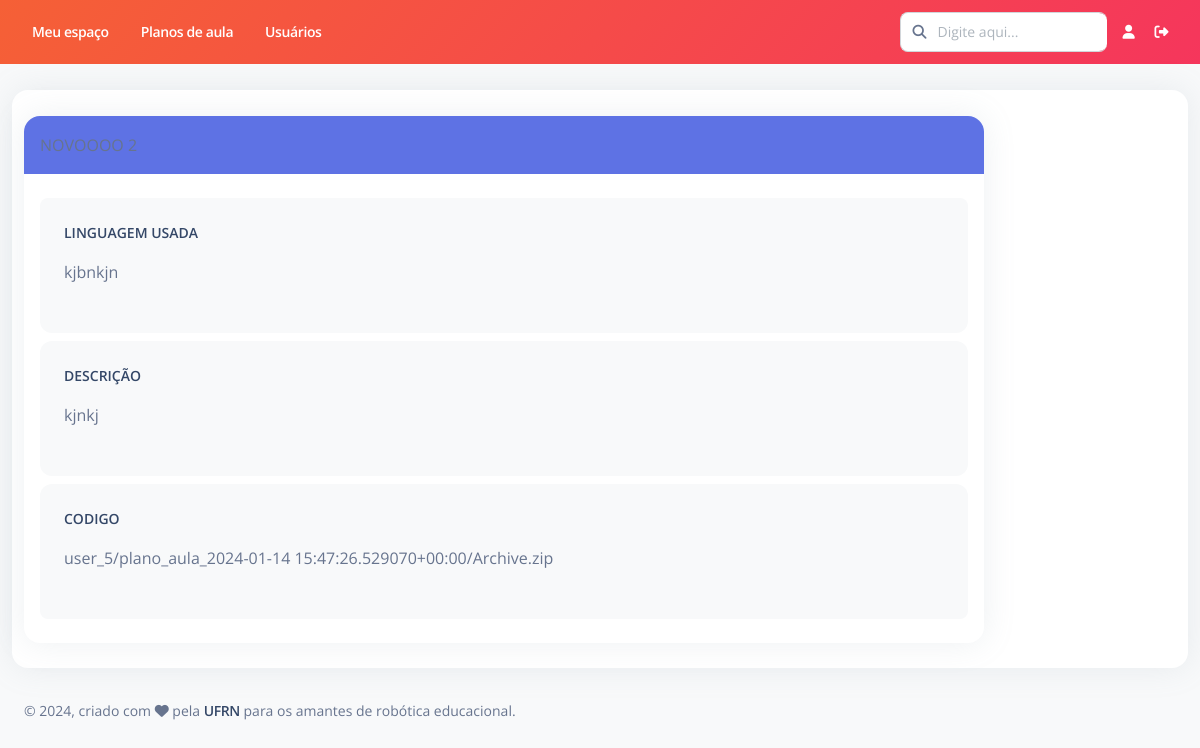
The page /plano-aula/programacao/10/ on the database its author committed.
### PlanoAula/models.py (models this page shows)
class PlanoAula(models.Model):
    criador = models.ForeignKey(Usuario, on_delete=models.RESTRICT,null=True, verbose_name="Responsável")
    data_criacao = models.DateTimeField(default=timezone.now, verbose_name="Data de criação")
    titulo = models.CharField(max_length=200, verbose_name="Título")
    contextualizacao = models.TextField(verbose_name="Contextualização")
    descricao_atividade = models.TextField(verbose_name="Descrição da atividade")
    avaliacao = models.TextField(verbose_name="Critérios de avaliação", default="", blank=True, null=True)
    conteudos = models.ManyToManyField(Conteudo, related_name="planos_de_aula", verbose_name="Conteúdos")
    robo_equipamento = models.CharField(max_length=200, verbose_name="Equipamento", default="")
    robo_descricao = models.TextField(verbose_name="Descrição do robô", default="")
    robo_link = models.TextField(verbose_name="Links", blank=True, null=True)
    prog_linguagem = models.CharField(max_length=200, verbose_name="Linguagem de programação", default="")
    prog_descricao = models.TextField(verbose_name="Descrição da programação", default="")
    prog_link = models.TextField(verbose_name="Links", blank=True, null=True)
    prog_codigos = models.FileField(upload_to=user_directory_path, blank=True, null=True, verbose_name="Códigos")
    robo_fotos = models.ImageField(upload_to=user_directory_path, blank=True, null=True)
    robo_videos = models.ImageField(upload_to=user_directory_path, blank=True, null=True)
    robo_pdf = models.FileField(upload_to=user_directory_path, blank=True, null=True)
    exec_fotos = models.ImageField(upload_to=user_directory_path, blank=True, null=True)
    exec_videos = models.ImageField(upload_to=user_directory_path, blank=True, null=True)
    def __str__(self):
        return self.titulo
    class Meta:
        ordering = ['titulo']
        verbose_name = "Plano de aula"
        verbose_name_plural = "Planos de aula"

### PlanoAula/views.py (the view)
# urls.py: path('programacao/<int:pk>/', views.Programacao.as_view(), name='programacao'),
class Programacao(generic.DetailView):
   model = PlanoAula
   template_name = "PlanoAula/programacao.html"
   context_object_name = "plano_aula"

### templates/PlanoAula/programacao.html (shortened to what this page needs)
{% extends "Base/base.html" %} {% block breadcrumb1 %} Plano de aula {% endblock %} {% block breadcrumb2 %} Informações {% endblock %} {% block titulo %} {{plano_aula}} {% endblock %} {% block conteudo %}
<br>
<div class="row">
    <div class="card">
        <br>
        <div class="col-lg-10 col-md-2">
            <div class="card">
                <div class="card-header home pb-0 p-3">
                    <p class="text-sm mb-0 text-uppercase text-white font-weight-bold" class="text-center">{{plano_aula.titulo|linebreaks}}</p>
                </div>
                <div class="card-body pt-4 p-3">
                    <ul class="list-group">
                        <li class="list-group-item border-0 d-flex p-4 mb-2 bg-gray-100 border-radius-lg">
                            <div class="d-flex flex-column">
                                <h6 class="mb-3 text-sm text-uppercase">Linguagem Usada</h6>
                                <span class="mb-2 text-xs">{{ plano_aula.prog_linguagem|linebreaks }}</span>
                            </div>
                        </li>
                        <li class="list-group-item border-0 d-flex p-4 mb-2 bg-gray-100 border-radius-lg">
                            <div class="d-flex flex-column">
                                <h6 class="mb-3 text-sm text-uppercase">Descrição</h6>
                                <span class="mb-2 text-xs">{{ plano_aula.prog_descricao|linebreaks }}</span>
                            </div>
                        </li>
                        {% if plano_aula.prog_codigos%}
                        <li class="list-group-item border-0 d-flex p-4 mb-2 bg-gray-100 border-radius-lg">
                            <div class="d-flex flex-column">
                                <h6 class="mb-3 text-sm text-uppercase">Codigo</h6>
                                <span class="mb-2 text-xs">{{ plano_aula.prog_codigos|linebreaks }}</span>
                            </div>
                        </li>
                        {% endif %}
                    </ul>
                </div>
            </div>
        </div>
        <br>
    </div>
</div>
</div>
{% endblock %}

### rows shown on the page
PlanoAula: prog_linguagem "kjbnkjn", prog_descricao "kjnkj", prog_codigos "user_5/plano_aula_2024-01-14 15:47:26.529070+00:00/Archive.zip"
